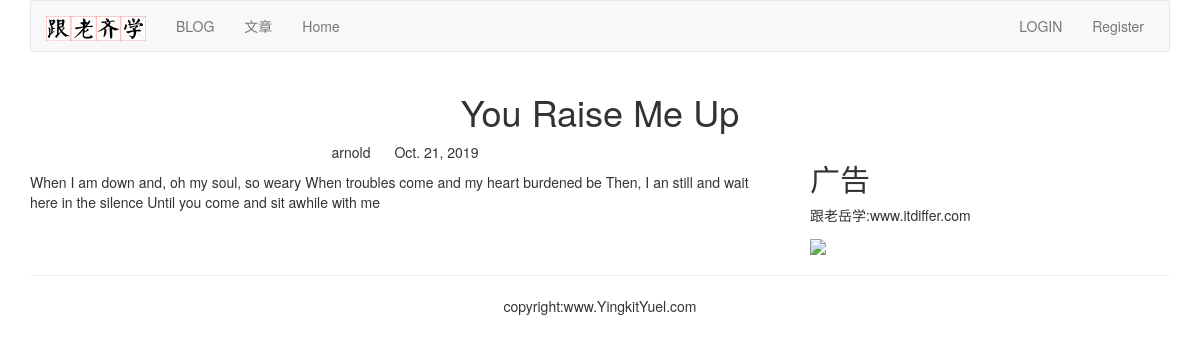
Page /blog/1/ on the committed database.
### blog/models.py (models this page shows, shortened)
class BlogArticles(models.Model):
    title = models.CharField(max_length=300)
    author = models.ForeignKey(User, on_delete=models.CASCADE,
                               related_name='blog_posts')
    body = models.TextField()
    publish = models.DateField(default=timezone.now)
    class Meta:
        ordering = ('-publish',)

### blog/views.py (the view)
# urls.py: path('<int:article_id>/', views.blog_article, name='blog_article')
def blog_article(request, article_id):
    article = get_object_or_404(BlogArticles, id=article_id)
    pub = article.publish
    return render(request, 'blog/content.html', {'article':article, 'publish':pub})

### templates/blog/content.html (shortened to what this page needs)
{% extends 'base.html' %}
{% block content %}
    <div class="row text-center vertical-middle-sm">
        <h1>{{ article.title }}</h1>
    </div>
    <div class="row">
        <div class="col-xs-12 col-md-8">
            <p class="text-center"><span>{{ article.author.username }}
                </span><span style="margin-left: 20px;">{{ publish }}</span>
            </p>
            <div>{{ article.body }}</div>
        </div>
        <div class="col-xs-6 col-md-4">
            <h2>广告</h2>
            <p>跟老岳学:www.itdiffer.com</p>
            <img width="200px" src="https://raw.githubusercontent.com/qiwsir/DjangoPracticeProject/master/python-book2.png">
        </div>
    </div>
{% endblock %}

### rows in the picture
BlogArticles: title "You Raise Me Up", author.username "arnold", publish "Oct. 21, 2019", body "When I am down and, oh my soul, so weary When troubles come and my heart burdened be Then, I an still and wait here in the silence Until you come and sit awhile with me"
